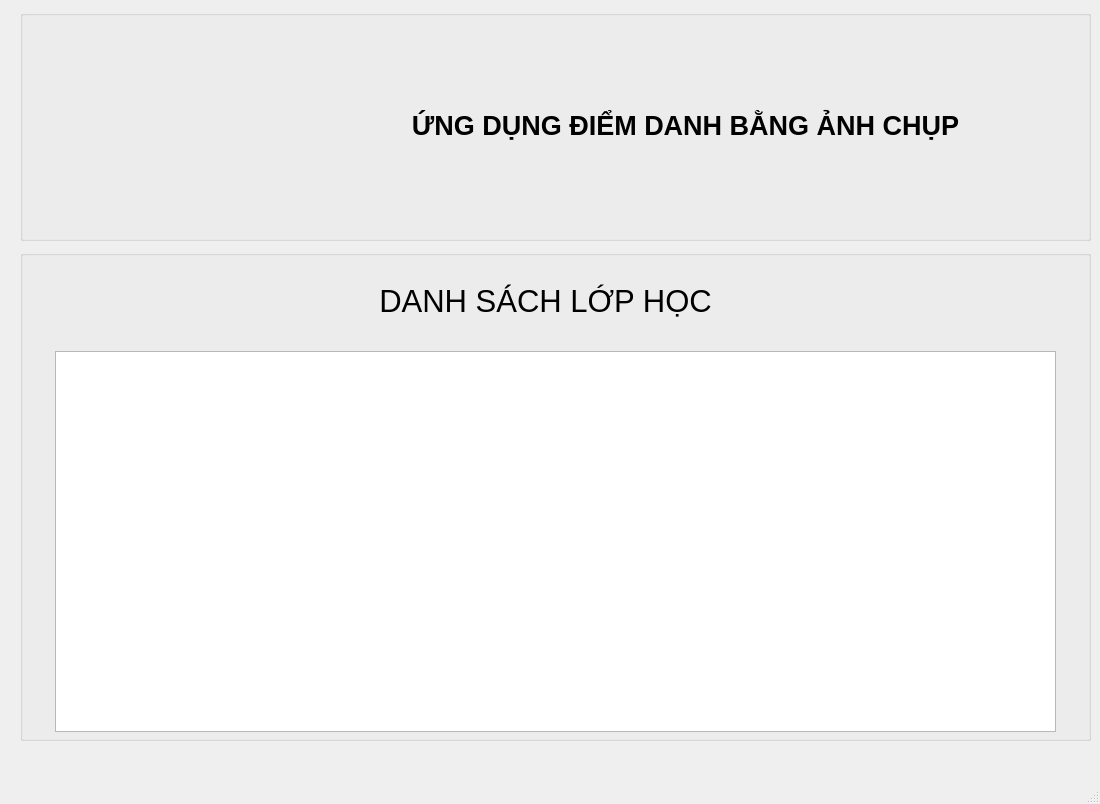
<?xml version="1.0" encoding="UTF-8"?>
<ui version="4.0">
 <class>MainWindow</class>
 <widget class="QMainWindow" name="MainWindow">
  <property name="geometry">
   <rect>
    <x>0</x>
    <y>0</y>
    <width>1100</width>
    <height>804</height>
   </rect>
  </property>
  <property name="windowTitle">
   <string>MainWindow</string>
  </property>
  <widget class="QWidget" name="centralwidget">
   <widget class="QGroupBox" name="groupBox">
    <property name="geometry">
     <rect>
      <x>20</x>
      <y>10</y>
      <width>1071</width>
      <height>231</height>
     </rect>
    </property>
    <property name="title">
     <string/>
    </property>
    <widget class="QLabel" name="label">
     <property name="geometry">
      <rect>
       <x>30</x>
       <y>10</y>
       <width>231</width>
       <height>211</height>
      </rect>
     </property>
     <property name="text">
      <string/>
     </property>
     <property name="pixmap">
      <pixmap>C:/Users/Admin/Pictures/khuonmat/mnt-design-logo-giao-duc-1130x570.jpg</pixmap>
     </property>
     <property name="scaledContents">
      <bool>true</bool>
     </property>
     <property name="alignment">
      <set>Qt::AlignCenter</set>
     </property>
    </widget>
    <widget class="QLabel" name="label_2">
     <property name="geometry">
      <rect>
       <x>280</x>
       <y>20</y>
       <width>771</width>
       <height>191</height>
      </rect>
     </property>
     <property name="font">
      <font>
       <pointsize>20</pointsize>
       <weight>75</weight>
       <bold>true</bold>
      </font>
     </property>
     <property name="text">
      <string>ỨNG DỤNG ĐIỂM DANH BẰNG ẢNH CHỤP</string>
     </property>
     <property name="alignment">
      <set>Qt::AlignCenter</set>
     </property>
     <property name="buddy">
      <cstring></cstring>
     </property>
    </widget>
   </widget>
   <widget class="QGroupBox" name="groupBox_2">
    <property name="geometry">
     <rect>
      <x>20</x>
      <y>250</y>
      <width>1071</width>
      <height>491</height>
     </rect>
    </property>
    <property name="title">
     <string/>
    </property>
    <widget class="QLabel" name="label_3">
     <property name="geometry">
      <rect>
       <x>250</x>
       <y>20</y>
       <width>551</width>
       <height>61</height>
      </rect>
     </property>
     <property name="font">
      <font>
       <pointsize>23</pointsize>
       <weight>50</weight>
       <italic>false</italic>
       <bold>false</bold>
       <underline>false</underline>
      </font>
     </property>
     <property name="layoutDirection">
      <enum>Qt::LeftToRight</enum>
     </property>
     <property name="midLineWidth">
      <number>0</number>
     </property>
     <property name="text">
      <string>DANH SÁCH LỚP HỌC</string>
     </property>
     <property name="alignment">
      <set>Qt::AlignCenter</set>
     </property>
    </widget>
    <widget class="QTableWidget" name="tblLophoc">
     <property name="geometry">
      <rect>
       <x>35</x>
       <y>101</y>
       <width>1001</width>
       <height>381</height>
      </rect>
     </property>
    </widget>
   </widget>
  </widget>
  <widget class="QMenuBar" name="menubar">
   <property name="geometry">
    <rect>
     <x>0</x>
     <y>0</y>
     <width>1100</width>
     <height>26</height>
    </rect>
   </property>
  </widget>
  <widget class="QStatusBar" name="statusbar"/>
 </widget>
 <resources/>
 <connections/>
</ui>
